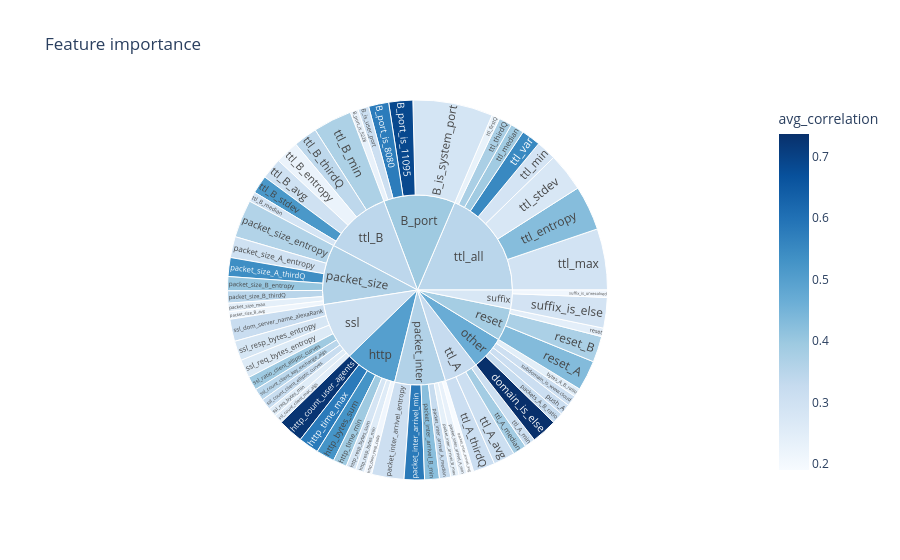

Source (notebook cell):
### Code cell
import plotly.express as px
fig_corr = px.sunburst(
    features_mostCorrelated_lowColinearity_analysis, 
    path=['group', features_mostCorrelated_lowColinearity_analysis.index], 
    values='correlation_sum',
    color='avg_correlation', color_continuous_scale='Blues',
    title='Feature importance'
    )
fig_corr.show()

### Figure 1 — Plotly figure (JSON) as saved in the notebook; plotly's stock layout.template omitted (floating-point values rounded to 4 significant figures)
{"data": [{"branchvalues": "total", "customdata": [[0.2863], [0.3106], [0.6872], [0.2324], [0.5771], [0.2477], [0.7364], [0.5261], [0.7251], [0.21], [0.259], [0.2828], [0.5818], [0.3935], [0.3232], [0.2322], [0.2393], [0.4214], [0.1904], [0.308], [0.582], [0.3008], [0.5404], [0.2146], [0.405], [0.3492], [0.3606], [0.2428], [0.3234], [0.3136], [0.2441], [0.4314], [0.3724], [0.3205], [0.3485], [0.2499], [0.3178], [0.3935], [0.2646], [0.2561], [0.282], [0.3082], [0.2911], [0.2099], [0.3085], [0.3868], [0.3085], [0.3136], [0.3016], [0.2242], [0.2872], [0.3688], [0.518], [0.3407], [0.4269], [0.2305], [0.2921], [0.3896], [0.287], [0.2751], [0.374], [0.5501], [0.3933], [0.4993], [0.4673], [0.3615], [0.365], [0.383], [0.3058], [0.2754], [0.3258], [0.3422], [0.3477]], "domain": {"x": [0, 1], "y": [0, 1]}, "hovertemplate": "labels=%{label}<br>correlation_sum=%{value}<br>parent=%{parent}<br>id=%{id}<br>avg_correlation=%{color}<extra></extra>", "ids": ["B_port/B_is_system_port", "B_port/B_is_user_port", "B_port/B_port_is_11095", "B_port/B_port_is_5228", "B_port/B_port_is_8080", "other/bytes_A_B_ratio", "other/domain_is_else", "http/http_bytes_sum", "http/http_count_user_agents", "http/http_dom_resp_code", "http/http_resp_bytes_min", "http/http_resp_bytes_sum", "http/http_time_max", "http/http_time_min", "packet_inter/packet_inter_arrivel_A_median", "packet_inter/packet_inter_arrivel_A_min", "packet_inter/packet_inter_arrivel_B_max", "packet_inter/packet_inter_arrivel_B_min", "packet_inter/packet_inter_arrivel_avg", "packet_inter/packet_inter_arrivel_entropy", "packet_inter/packet_inter_arrivel_min", "packet_size/packet_size_A_entropy", "packet_size/packet_size_A_thirdQ", "packet_size/packet_size_B_avg", "packet_size/packet_size_B_entropy", "packet_size/packet_size_B_thirdQ", "packet_size/packet_size_entropy", "packet_size/packet_size_max", "other/packets_A_B_ratio", "other/push_A", "reset/reset", "reset/reset_A", "reset/reset_B", "ssl/ssl_count_client_elliptic_curves", "ssl/ssl_count_client_key_exchange_algs", "ssl/ssl_count_client_mac_algs", "ssl/ssl_dom_server_name_alexaRank", "ssl/ssl_ratio_client_elliptic_curves", "ssl/ssl_req_bytes_entropy", "ssl/ssl_req_bytes_min", "ssl/ssl_resp_bytes_entropy", "other/subdomain_is_www.cloud", "suffix/suffix_is_else", "suffix/suffix_is_unresolved", "ttl_A/ttl_A_avg", "ttl_A/ttl_A_median", "ttl_A/ttl_A_min", "ttl_A/ttl_A_thirdQ", "ttl_B/ttl_B_avg", "ttl_B/ttl_B_entropy", "ttl_B/ttl_B_median", "ttl_B/ttl_B_min", "ttl_B/ttl_B_stdev", "ttl_B/ttl_B_thirdQ", "ttl_all/ttl_entropy", "ttl_all/ttl_firstQ", "ttl_all/ttl_max", "ttl_all/ttl_median", "ttl_all/ttl_min", "ttl_all/ttl_stdev", "ttl_all/ttl_thirdQ", "ttl_all/ttl_var", "B_port", "http", "other", "packet_inter", "packet_size", "reset", "ssl", "suffix", "ttl_A", "ttl_B", "ttl_all"], "labels": ["B_is_system_port", "B_is_user_port", "B_port_is_11095", "B_port_is_5228", "B_port_is_8080", "bytes_A_B_ratio", "domain_is_else", "http_bytes_sum", "http_count_user_agents", "http_dom_resp_code", "http_resp_bytes_min", "http_resp_bytes_sum", "http_time_max", "http_time_min", "packet_inter_arrivel_A_median", "packet_inter_arrivel_A_min", "packet_inter_arrivel_B_max", "packet_inter_arrivel_B_min", "packet_inter_arrivel_avg", "packet_inter_arrivel_entropy", "packet_inter_arrivel_min", "packet_size_A_entropy", "packet_size_A_thirdQ", "packet_size_B_avg", "packet_size_B_entropy", "packet_size_B_thirdQ", "packet_size_entropy", "packet_size_max", "packets_A_B_ratio", "push_A", "reset", "reset_A", "reset_B", "ssl_count_client_elliptic_curves", "ssl_count_client_key_exchange_algs", "ssl_count_client_mac_algs", "ssl_dom_server_name_alexaRank", "ssl_ratio_client_elliptic_curves", "ssl_req_bytes_entropy", "ssl_req_bytes_min", "ssl_resp_bytes_entropy", "subdomain_is_www.cloud", "suffix_is_else", "suffix_is_unresolved", "ttl_A_avg", "ttl_A_median", "ttl_A_min", "ttl_A_thirdQ", "ttl_B_avg", "ttl_B_entropy", "ttl_B_median", "ttl_B_min", "ttl_B_stdev", "ttl_B_thirdQ", "ttl_entropy", "ttl_firstQ", "ttl_max", "ttl_median", "ttl_min", "ttl_stdev", "ttl_thirdQ", "ttl_var", "B_port", "http", "other", "packet_inter", "packet_size", "reset", "ssl", "suffix", "ttl_A", "ttl_B", "ttl_all"], "marker": {"coloraxis": "coloraxis", "colors": [0.2863, 0.3106, 0.6872, 0.2324, 0.5771, 0.2477, 0.7364, 0.5261, 0.7251, 0.21, 0.259, 0.2828, 0.5818, 0.3935, 0.3232, 0.2322, 0.2393, 0.4214, 0.1904, 0.308, 0.582, 0.3008, 0.5404, 0.2146, 0.405, 0.3492, 0.3606, 0.2428, 0.3234, 0.3136, 0.2441, 0.4314, 0.3724, 0.3205, 0.3485, 0.2499, 0.3178, 0.3935, 0.2646, 0.2561, 0.282, 0.3082, 0.2911, 0.2099, 0.3085, 0.3868, 0.3085, 0.3136, 0.3016, 0.2242, 0.2872, 0.3688, 0.518, 0.3407, 0.4269, 0.2305, 0.2921, 0.3896, 0.287, 0.2751, 0.374, 0.5501, 0.3933, 0.4993, 0.4673, 0.3615, 0.365, 0.383, 0.3058, 0.2754, 0.3258, 0.3422, 0.3477]}, "name": "", "parents": ["B_port", "B_port", "B_port", "B_port", "B_port", "other", "other", "http", "http", "http", "http", "http", "http", "http", "packet_inter", "packet_inter", "packet_inter", "packet_inter", "packet_inter", "packet_inter", "packet_inter", "packet_size", "packet_size", "packet_size", "packet_size", "packet_size", "packet_size", "packet_size", "other", "other", "reset", "reset", "reset", "ssl", "ssl", "ssl", "ssl", "ssl", "ssl", "ssl", "ssl", "other", "suffix", "suffix", "ttl_A", "ttl_A", "ttl_A", "ttl_A", "ttl_B", "ttl_B", "ttl_B", "ttl_B", "ttl_B", "ttl_B", "ttl_all", "ttl_all", "ttl_all", "ttl_all", "ttl_all", "ttl_all", "ttl_all", "ttl_all", "", "", "", "", "", "", "", "", "", "", ""], "type": "sunburst", "values": [2.291, 0.3106, 0.6872, 0.2324, 0.5771, 0.2477, 0.7364, 0.5261, 0.7251, 0.21, 0.259, 0.2828, 0.5818, 0.3935, 0.3232, 0.2322, 0.2393, 0.4214, 0.1904, 0.9239, 0.582, 0.6015, 0.5404, 0.2146, 0.405, 0.3492, 1.082, 0.2428, 0.3234, 0.3136, 0.2441, 0.8629, 0.7449, 0.3205, 0.3485, 0.2499, 0.6356, 0.3935, 0.5293, 0.2561, 0.564, 0.3082, 0.8734, 0.2099, 0.6171, 0.3868, 0.3085, 0.6272, 0.6032, 0.6725, 0.2872, 1.106, 0.518, 0.6815, 1.281, 0.2305, 1.753, 0.3896, 0.5741, 1.1, 0.374, 0.5501, 4.098, 2.978, 1.929, 2.912, 3.435, 1.852, 3.297, 1.083, 1.94, 3.869, 6.252]}], "layout": {"coloraxis": {"colorbar": {"title": {"text": "avg_correlation"}}, "colorscale": [[0, "rgb(247,251,255)"], [0.125, "rgb(222,235,247)"], [0.25, "rgb(198,219,239)"], [0.375, "rgb(158,202,225)"], [0.5, "rgb(107,174,214)"], [0.625, "rgb(66,146,198)"], [0.75, "rgb(33,113,181)"], [0.875, "rgb(8,81,156)"], [1, "rgb(8,48,107)"]]}, "legend": {"tracegroupgap": 0}, "title": {"text": "Feature importance"}}}
